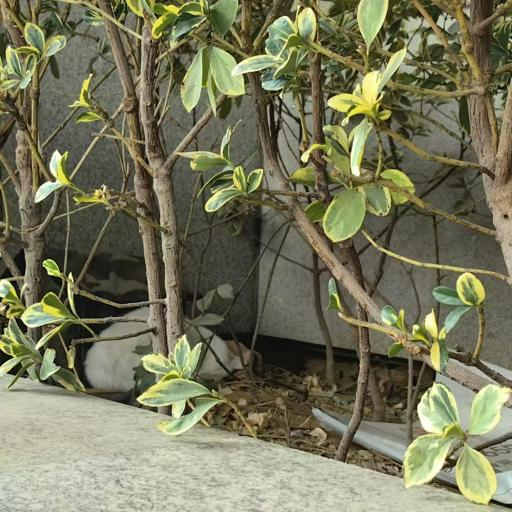
%> input picture new_QDMv2.0/10 plant512_rgb.jpg, 512 x 512 px
$ octave main_version2_grey_test_jpeg.m   (GNU Octave 9; MATLAB toolbox functions it lacks are replaced by stand-ins)
%> lines starting %> are read from the running program, lines starting %| are printed output that depends on the picture; in (x1, y1, x2, y2) boxes, pixels count from 0 and x2, y2 are one past the last pixel; in counts of white or black regions, pixels touching at a corner belong together; the program's own positions count from 1
### new_QDMv2.0/zernike_orderlist.m
% **********************************************************************
% PQ=zernike_orderlist(ORDER)
% PQ=zernike_orderlist(ORDER, WITHNEG)
%
% Create the moment indices (oder p and repetition) satisfying the
% necessary criteria (p-|q|=even, |q|<p) up to order p=ORDER.
%
% If WITHNEG is 1, then the basis functions with negative repetition are
% included.
%
% PQ is a matrix with 2 columns (p and q).
%
% Christian Wolf, http://liris.chrs.fr/christian.wolf
%
% Permission is granted for anyone to copy, use, modify, or distribute this
% program and accompanying programs and documents for any purpose, provided
% this copyright notice is retained and prominently displayed, along with
% a note saying that the original programs are available from my web page.
%
% The programs and documents are distributed without any warranty, express
% or implied.  As the programs were written for research purposes only, they
% have not been tested to the degree that would be advisable in any
% important application.
% All use of these programs is entirely at the user's own risk.
%
% **********************************************************************

% **********************************************************************
% Change log:
% 21.12.2009 cw: -Begin
% **********************************************************************

function PQ=zernike_orderlist(ORDER, WITHNEG)

    if nargin<2     %判断函数输入的变量个数，如果小于2，说明WITHNEG没有输入，就置零
        WITHNEG=0;
        fprintf('WITHENG')
    end

    PQ=[];
    if WITHNEG
        for p=0:ORDER
            for q=-p:p
                if mod(abs(p-abs(q)),2)==0
                    PQ = [ PQ ; p q ];
                end
            end
        end
    else
        for p=0:ORDER
            for q=0:p
                if mod(abs(p-q),2)==0
                    PQ = [ PQ ; p q ];
                end
            end
        end
    end

### new_QDMv2.0/zernike_V.m
function [V,PQ]=zernike_V(img, Order)
PQ = zernike_orderlist(Order,1);    %求出阶数n以及满足对应关系的m
img = double(img);
img_size = size(img);       %图像大小
xstep = 2/(img_size(1)-1);  %x方向上步长
ystep = 2/(img_size(2)-1);  %y方向上步长
[x,y] = meshgrid(-1:xstep:1,-1:ystep:1);%以图像中心为原点，每个坐标到图像中心的距离，（规划到单位圆以内）
circle1 = sqrt(x.^2 + y.^2);      %每个坐标到图像中心的距离，（规划到单位圆以内）
inside = find(circle1<=1.0001);    %inside是一个列向量，代表该图像中位于单位圆内的点
mask = zeros(img_size);      %创建全零的mask矩阵，用来存放该图像中位于单位圆内的点
mask(inside) = ones(size(inside));  %单位圆内的坐标标记为1，否则标记为0
Z=zeros(img_size);
Z(inside)=x(inside)+1i*y(inside);
p=abs(Z);
theta=angle(Z);

V=zeros(img_size(1),img_size(2),length(PQ));
%按照公式推导，先求R，再求V，最后求A
for k=1:length(PQ)
    n=PQ(k,1);
    m=PQ(k,2);
    a=(n-abs(m))/2;b=(n+abs(m))/2;
    R=zeros(img_size);
    for s=0:a
        num=power(-1,s).*factorial(n-s)*(p.^(n-2*s));
        den=factorial(s)*factorial(b-s)*factorial(a-s);
        R=R+(num/den);
    end
    phase=m*theta;
    R(mask==0)=0;
    phase(mask==0)=0;
    V(:,:,k)=(R.*exp(1i*phase));
end

### new_QDMv2.0/main_version2_grey_test_jpeg.m
clc;
clear;
tic;
order = 31;
T_multiply = 1000;
sigma_E = 10^5;
T = 3000;
R = 3;
L = 30; % 水印长度
Delta = 20;
% [4 lines of commented-out code are left out]

T1 = floor(T/2);
T2 = T-T1;

img = imread("10 plant512_rgb.jpg");
%> img is the input picture: size 512x512x3 uint8; mean R, G, B 119.6, 119.6, 91.6
% 若是彩色图像则转为灰度图像
if length(size(img)) == 3
    img = rgb2gray(img);
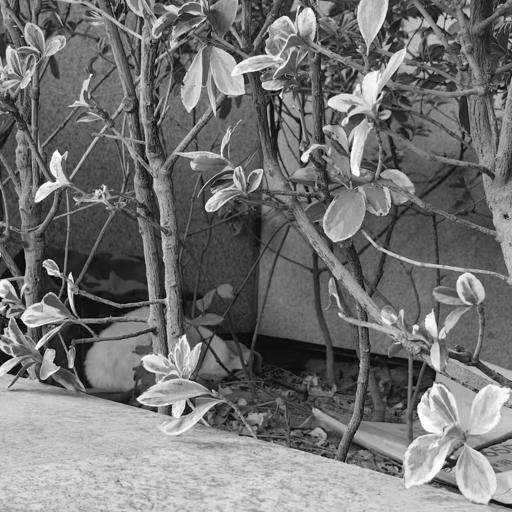
%> img: size 512x512 uint8; min 1, max 254, mean 116.4
end
% uint8->double
img = double(img);
%> img: size 512x512 double
% 展示图像
figure;imshow(uint8(img));

%zernike正变换，得到Anm, Vnm
[V,PQ]=zernike_V(img, order);
%> in zernike_V, `mask(inside) = ones(size(inside));`:
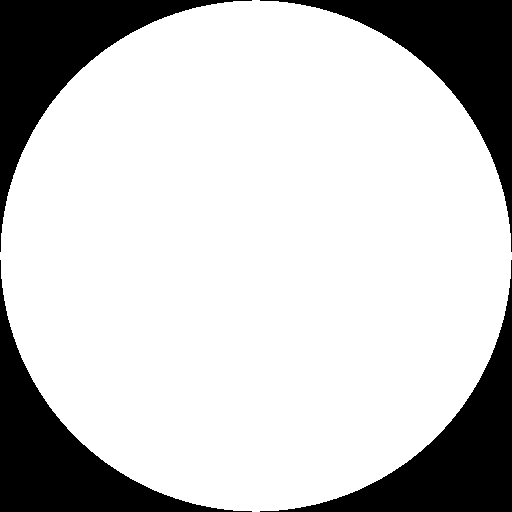
%> mask: size 512x512 double; values 0 (black) and 1 (white), 78.2% white; 4 black regions, box (x1, y1, x2, y2) and area: (0, 0, 252, 252) 14259, (260, 0, 512, 252) 14259, (0, 260, 252, 512) 14259, (260, 260, 512, 512) 14259
%> the run ends on the next line

$ run again, with new_QDMv2.0/1 dog512_rgb.jpg copied over new_QDMv2.0/10 plant512_rgb.jpg
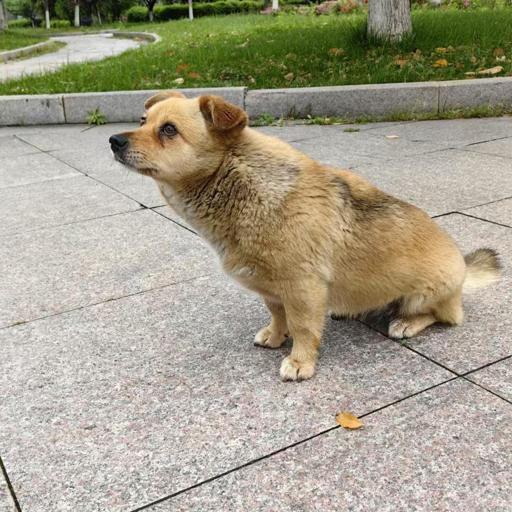
%> input picture new_QDMv2.0/1 dog512_rgb.jpg, 512 x 512 px
%> img is the input picture: size 512x512x3 uint8; mean R, G, B 163.8, 158.2, 137.8
%> `img = rgb2gray(img);`:
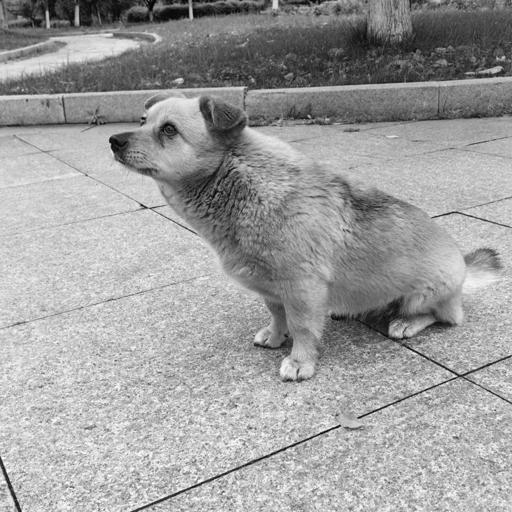
%> img: size 512x512 uint8; min 0, max 255, mean 157.5
%> mask: size 512x512 double; values 0 (black) and 1 (white), 78.2% white; 4 black regions, box (x1, y1, x2, y2) and area: (0, 0, 252, 252) 14259, (260, 0, 512, 252) 14259, (0, 260, 252, 512) 14259, (260, 260, 512, 512) 14259
